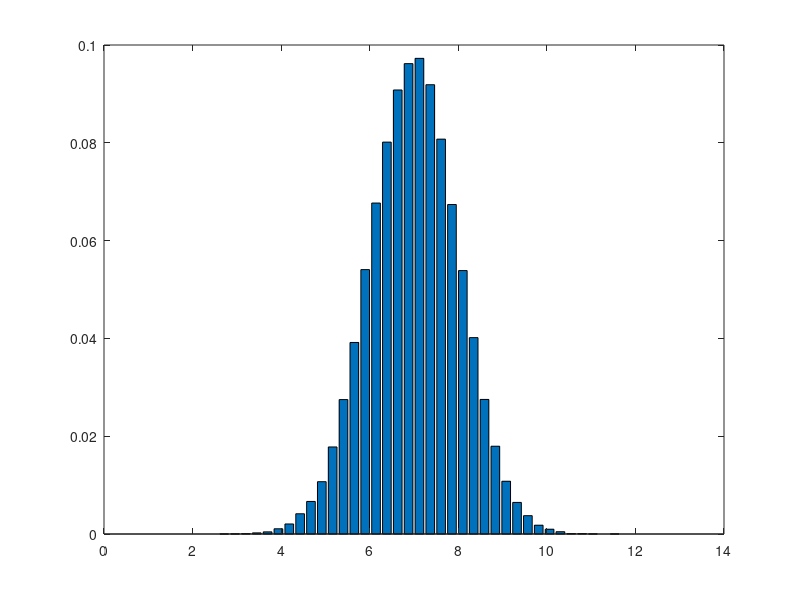

Reproduce this figure in MATLAB.
clear all
clc
close all
desv=1;
med=7;
n=1e5;
x=zeros(1,n);
for i=1:n
    a=2*pi*rand;
    xrand=rand;
    b=desv*sqrt(-2*log(xrand));
    x(i)=med+b*sin(a);
end
y=linspace (med-6*desv,med+6*desv,50);
histograma = hist(x,y);
bar(y,histograma/n);

    